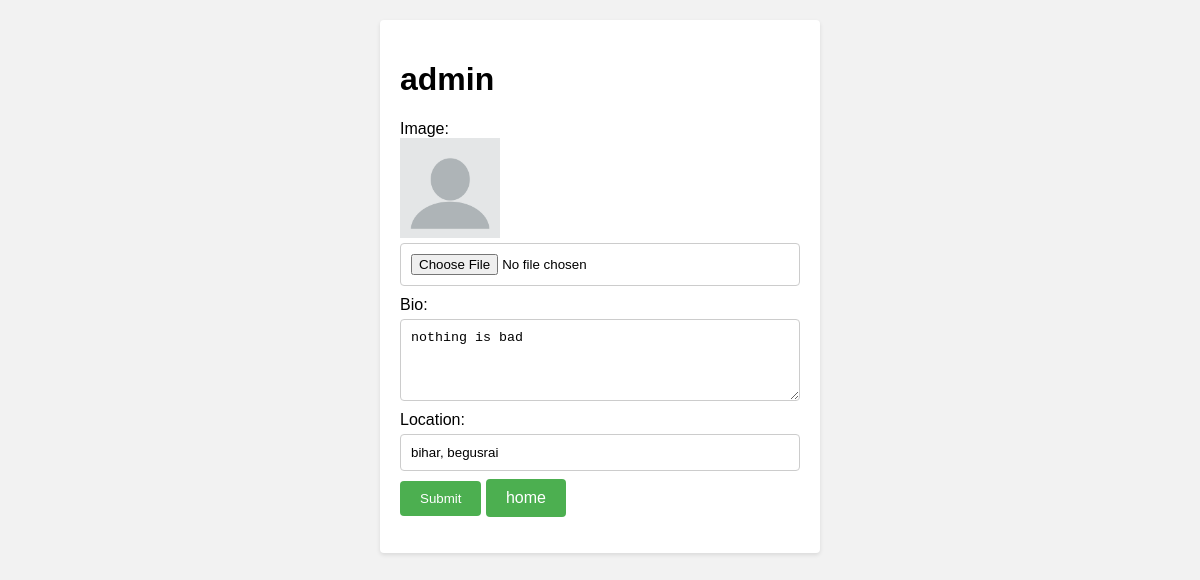
Page /settings/ (signed in) on the committed database.
### sapp/models.py (models this page shows, shortened)
class Profile(models.Model):
    user = models.ForeignKey(User, on_delete=models.CASCADE)
    Profile_uuid = models.UUIDField(primary_key=True ,default=uuid.uuid4, editable=False,)
    bio = models.TextField()
    profile_image = models.ImageField(upload_to='profile_images', default="default/blank-profile-picture.png")
    location = models.CharField(max_length=100)
    created_at = models.DateTimeField(auto_now_add=True)
    updated_at = models.DateTimeField(auto_now=True)

### sapp/views.py (the view, shortened to what this page needs)
# urls.py: path('settings/', views.settings, name="settings"),
@login_required(login_url='login')
def settings(request):
    user_profile = Profile.objects.get(user=request.user)
    return render(request,  'settings.html', {"user_profile":user_profile,
                                              })

### templates/settings.html (shortened to what this page needs)
  <body>
    <div class="container">
      <h1>{{user.username}}</h1>
      <form method="post" enctype="multipart/form-data">
        <label for="id_image">Image:</label>
        <img src="{{user_profile.profile_image.url }}" width="100" height="100" >
        <input type="file" id="id_image" name="image" accept="image/*" >
        <label for="id_bio">Bio:</label>
        <textarea id="id_bio" name="bio" rows="4" required>{{user_profile.bio}}</textarea>
        <label for="id_location">Location:</label>
        <input type="text" value="{{user_profile.location}}" id="id_location" name="location" required>
        <button type="submit">Submit</button>
        <a href="{% url 'home' %}">home</a>
      </form>
    </div>
  </body>

### templates/settings.html (style rules this page uses)
body { background-color: #f2f2f2; margin: 0; padding: 20px; font-family: Arial, sans-serif; }
.container { max-width: 400px; margin: 0 auto; background-color: #fff; padding: 20px; border-radius: 4px; box-shadow: 0 2px 4px rgba(0, 0, 0, 0.1); }
form { margin-top: 20px; }
label { display: block; margin-top: 10px; }
input[type="file"], textarea, input[type="text"] { width: 100%; padding: 10px; border: 1px solid #ccc; border-radius: 4px; box-sizing: border-box; margin-top: 5px; }
button[type="submit"] { background-color: #4CAF50; color: white; padding: 10px 20px; border: none; border-radius: 4px; cursor: pointer; margin-top: 10px; }
a { display: inline-block; padding: 10px 20px; background-color: #4CAF50; color: #ffffff; text-decoration: none; border-radius: 4px; font-size: 16px; transition: background-color 0.3s ease; }
body { padding: 20px; }

### rows in the picture
Profile: profile_image (placeholder picture), bio "nothing is bad", location "bihar, begusrai"

### other values in the picture
{{ user.username }} "admin"
